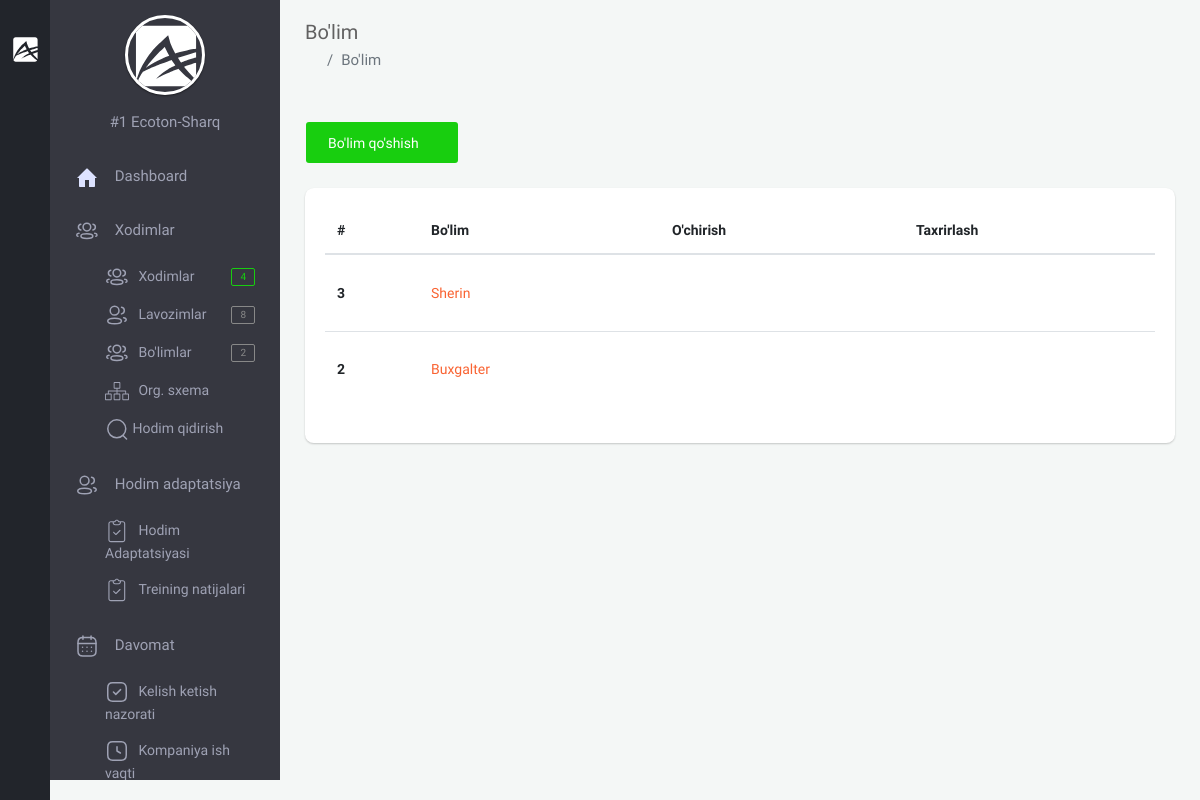
/backoffice/department (signed in), run on an earlier commit of the app's database.
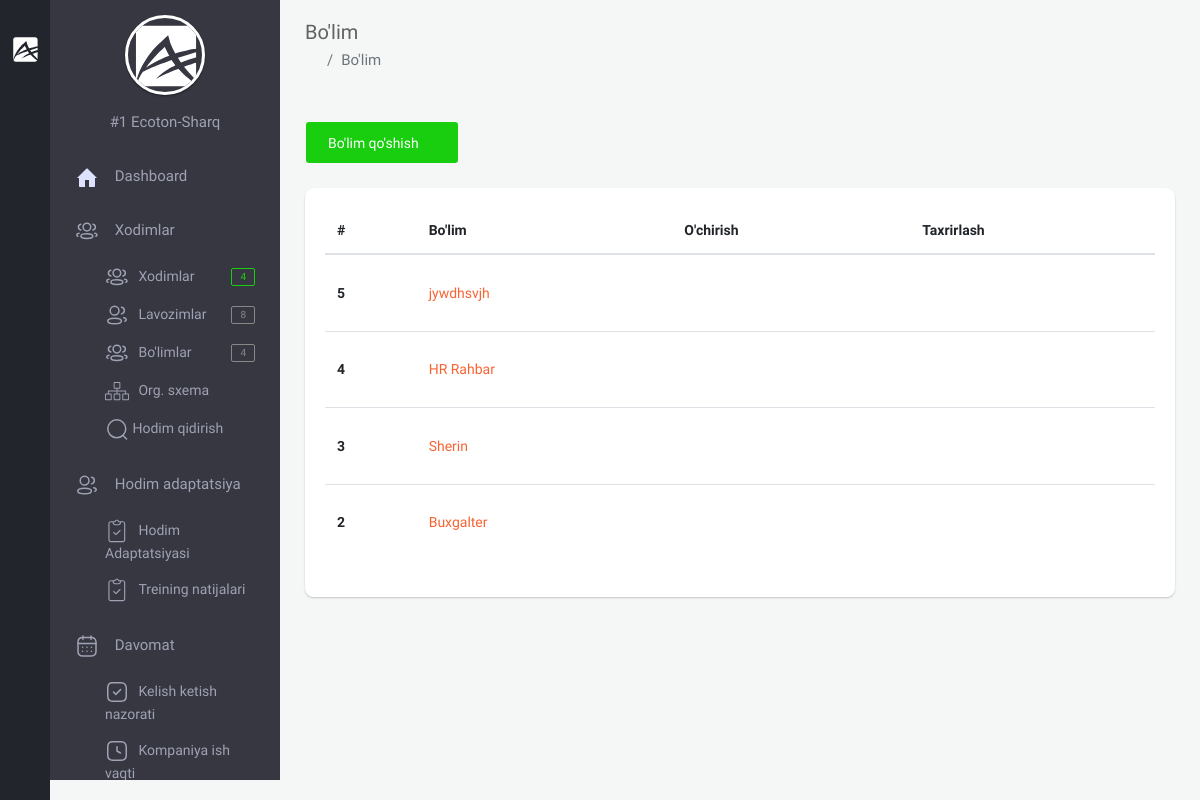
And on a later commit of the database.
### app/models.py (models this page shows, shortened)
class Department(models.Model):
    name = models.CharField(max_length=255, verbose_name="Bo'lim nomi")
    info = models.CharField(max_length=255, null=True, blank=True, verbose_name="Bo'lim haqida")
    company = models.ForeignKey(Company, on_delete=models.CASCADE, verbose_name='Kompaniya')
    created_at = models.DateTimeField(auto_now_add=True)
    class Meta:
        ordering = ['-created_at']
        verbose_name_plural = "Bo'limlar"

### backoffice/views.py (the view)
# urls.py: path('department', views.DepartmentListView.as_view(), name='department'),
class DepartmentListView(LoginRequiredMixin, generic.ListView):
    template_name = 'backoffice/pages/departments/list.html'
    queryset = models.Department.objects.all()
    def get_context_data(self, *, object_list=None, **kwargs):
        ctx = super(DepartmentListView, self).get_context_data(**kwargs)
        company = self.request.user.company
        ctx['departments'] = models.Department.objects.filter(company=company).order_by('-created_at')
        return ctx

### app/models.py (called while the page is built)
    def __str__(self):
        return f'#{self.id}  {self.name}'

    @property
    def logo_url(self):
        if self.logo and hasattr(self.logo, 'url'):
            return self.logo.url

### backoffice/context_processors.py (called while the page is built)
def staff_amount(request):
    amount_staff = None
    if request.user.is_anonymous == False:
        company = request.user.company
        staff = models.Staff.objects.filter(company=company)
        amount_staff = staff.count()
    return {"amount_staff": amount_staff}

def position_amount(request):
    position_amounts = None
    if request.user.is_anonymous == False:
        company = request.user.company
        position = models.Position.objects.filter(company=company)
        position_amounts = position.count()
    return {
        'position_amounts': position_amounts
    }

def department_amount(request):
    department_amounts = None
    if request.user.is_anonymous == False:
        company = request.user.company
        department = models.Department.objects.filter(company=company)
        department_amounts = department.count()
    return {
        'department_amounts': department_amounts
    }

### templates/backoffice/pages/departments/list.html (shortened to what this page needs)
{% extends 'backoffice/base.html' %}
{% block content %}
    <section class="content">
        <div class="container-fluid">
            <div class="block-header">
                <div class="row clearfix">
                    <div class="col-lg-5 col-md-5 col-sm-12">
                        <h2>Bo'lim</h2>
                        <ul class="breadcrumb padding-0">
                            <li class="breadcrumb-item"><a href="#"><i class="zmdi zmdi-home"></i></a></li>
                            <li class="breadcrumb-item active">Bo'lim</li>
                        </ul>
                    </div>
                </div>
            </div>
            <div class="row clearfix">
                <div class="col-lg-12 col-md-12 col-sm-12">
                <div class="card">
                    <div class="header">
                        <a href="{% url 'department_create' %}" class="btn btn-success">Bo'lim qo'shish <i class="zmdi zmdi-plus"></i></a>
                    </div>
                    <div class="body table-responsive">
                        <table class="table table-hover">
                            <thead>
                                <tr>
                                    <th>#</th>
                                    <th>Bo'lim</th>
                                    <th>O'chirish</th>
                                    <th>Taxrirlash</th>
                                </tr>
                            </thead>
                            <tbody>
                            {% for department in departments %}
                                <tr>
                                    <th scope="row">{{ department.id }}</th>
                                    <td><a href="#" data-toggle="modal" data-target="#defaultModal{{ department.id }}">
                                                {{ department.name }}
                                    </a></td>
                                    <td>
                                        <form action="{% url 'department_delete' pk=department.id %}" method="POST">
                                                <button type="submit" class="btn btn-neutral hover-zoom-effect"><i class="zmdi zmdi-delete"></i></button>
                                        </form>
                                    </td>
                                    <td>
                                        <a href="{% url 'department_update' department.id %}" class="btn btn-neutral waves-effect"><i class="zmdi zmdi-edit"></i></a>
                                    </td>
                                </tr>
                            {% endfor %}
                            </tbody>
                        </table>
                    </div>
                </div>
            </div>
            </div>
        </div>
    </section>
{% endblock %}

### templates/backoffice/parts/minileftbar.html (shortened to what the changed rows need)
{% load static %}
<aside class="right_menu">
    <div id="leftsidebar" class="sidebar">
        <div class="menu">
            <ul class="list">
                <li>
                    <ul class="ml-menu" style="display: block;">
                        <li>
                                <a href="{% url 'department' %}" class="waves-effect waves-block">
                                    <span>Bo'limlar</span>
                                    <span class="badge badge-default float-right">{{ department_amounts }}</span>
                                </a>
                        </li>
                    </ul>
                </li>
            </ul>
        </div>
    </div>
</aside>

What changed in the data, as far as the page shows it:
added Department: id "5", name "jywdhsvjh"
added Department: id "4", name "HR Rahbar"
Also different on the page:
{{ department_amounts }}: "2" → "4"
